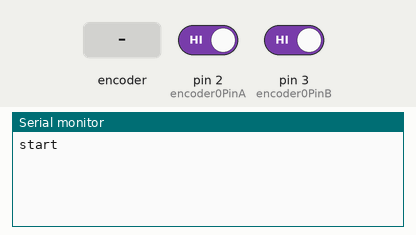
A sketch run on a simulated Arduino Uno, built with avr-gcc and run on an emulated ATmega328P. Shown: the last lines printed to the serial monitor. The inputs (shaded band) are chosen by the test bench; at power-on: pin 2 (encoder0PinA) HIGH, pin 3 (encoder0PinB) HIGH.

Above: at 1.2 s.
1.3 s: rotary encoder on pin 2 (encoder0PinA) / pin 3 (encoder0PinB) turned 1 step (first pin leading)
At 1.8 s:
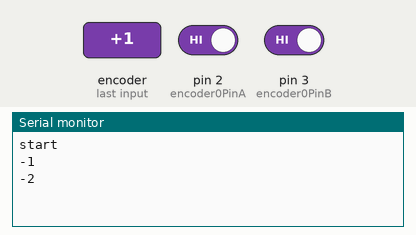
3.0 s: rotary encoder on pin 2 (encoder0PinA) / pin 3 (encoder0PinB) turned 1 step (first pin leading)
At 4.3 s:
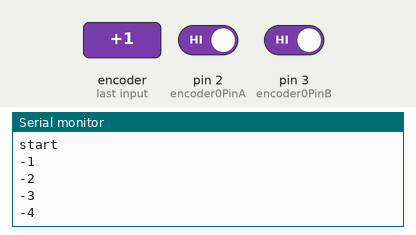
Timing chart, 0 to 6.0 s (numbered marks = the images above; inputs shaded):
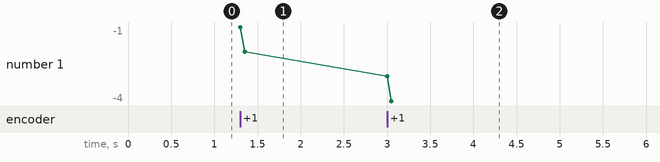

Measured:
- after the input at 1.3 s, the serial monitor: prints a new line at once (image 1)
- after the input at 3.0 s, the serial monitor: prints a new line at once (image 2)
- plotted number 1: -2 → -4 after the input at 3.0 s

The sketch:

Encoder_Rotativo_2.ino
```cpp
#define encoder0PinA  2
#define encoder0PinB  3

volatile int encoder0Pos = 0;

void setup() {


  pinMode(encoder0PinA, INPUT);
  digitalWrite(encoder0PinA, HIGH);       // turn on pullup resistor
  pinMode(encoder0PinB, INPUT);
  digitalWrite(encoder0PinB, HIGH);       // turn on pullup resistor

  attachInterrupt(0, doEncoder, CHANGE);  // encoder pin on interrupt 0 - pin 2
  // attachInterrupt(1, doEncoder, CHANGE);
  Serial.begin (9600);
  Serial.println("start");                // a personal quirk

}

void loop(){
// do some stuff here - the joy of interrupts is that they take care of themselves
}

void doEncoder() {

  if (digitalRead(encoder0PinA) == digitalRead(encoder0PinB)) {
    encoder0Pos++;
  } else {
    encoder0Pos--;
  }

  Serial.println (encoder0Pos, DEC);
}


void doEncoder_Expanded(){
  if (digitalRead(encoder0PinA) == HIGH) {   // found a low-to-high on channel A
    if (digitalRead(encoder0PinB) == LOW) {  // check channel B to see which way
                                             // encoder is turning
      encoder0Pos = encoder0Pos - 1;         // CCW
    }
    else {
      encoder0Pos = encoder0Pos + 1;         // CW
    }
  }
  else                                        // found a high-to-low on channel A
  {
    if (digitalRead(encoder0PinB) == LOW) {   // check channel B to see which way
                                              // encoder is turning
      encoder0Pos = encoder0Pos + 1;          // CW
    }
    else {
      encoder0Pos = encoder0Pos - 1;          // CCW
    }

  }
  Serial.println (encoder0Pos, DEC);          // debug - remember to comment out
                                              // before final program run
  // you don't want serial slowing down your program if not needed
}
```
